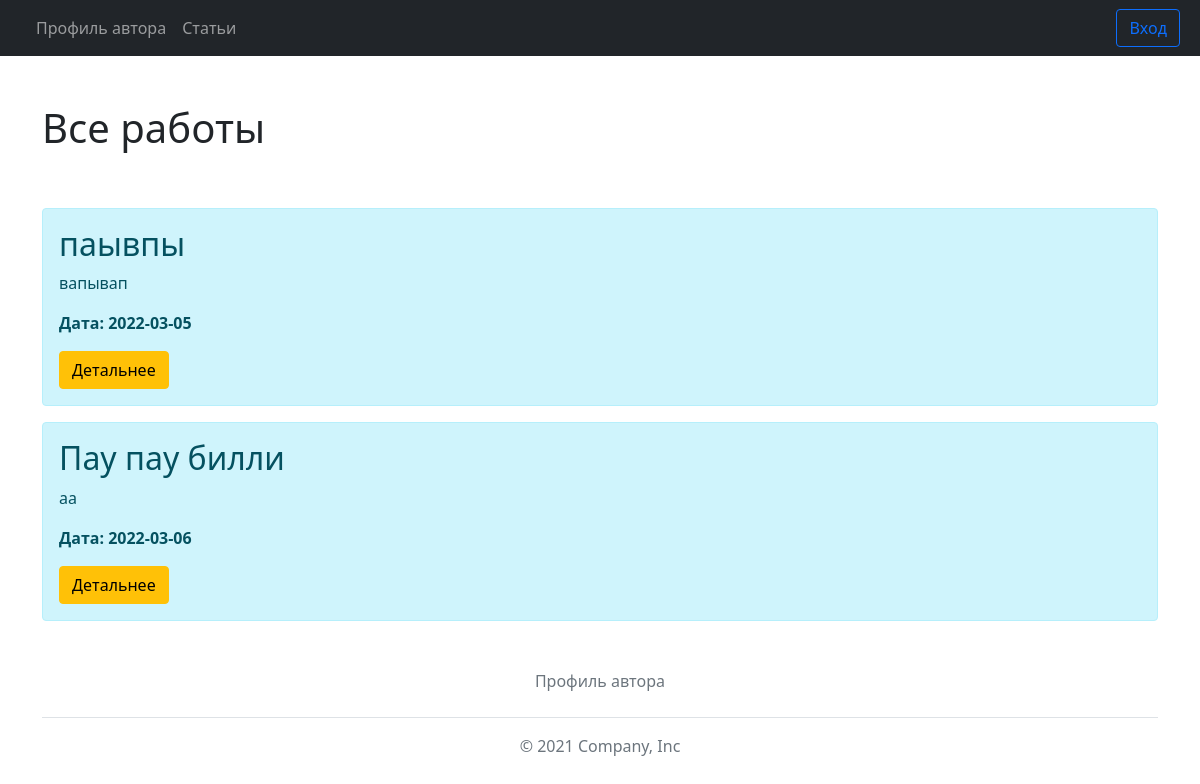
Page /posts on the earlier database version.
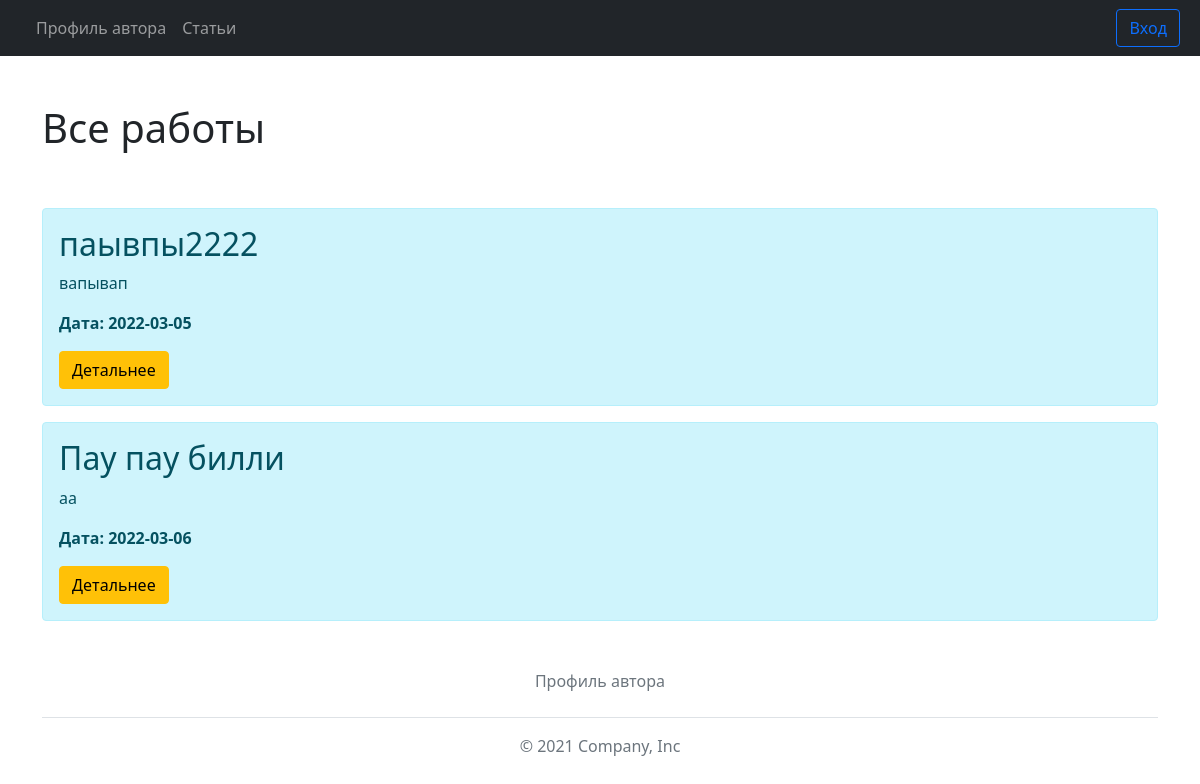
Same page on the later database version.
### data/article.py (models this page shows)
class Article(SqlAlchemyBase):
    __tablename__ = 'articles'
    id = sqlalchemy.Column(sqlalchemy.Integer, primary_key=True)
    title = sqlalchemy.Column(sqlalchemy.String(50), nullable=False)
    intro = sqlalchemy.Column(sqlalchemy.String(200), nullable=False)
    text = sqlalchemy.Column(sqlalchemy.Text, nullable=False)
    date = sqlalchemy.Column(sqlalchemy.DateTime, default=datetime.datetime.now())

### app.py (the view)
@app.route('/posts')
def posts():
    article = Article()
    articles = db_sess.query(Article).all()
    print(articles)
    return render_template("posts.html", articles=articles, check_admin=check_admin())

### app.py (called while the page is built)
def check_admin():
    id = current_user.get_id()
    check = db_sess.query(Admin).filter(Admin.user_id == id).first()
    if check != None:
        return True
    else:
        return False

@app.after_request
def redirect_to_signin(response):
    if response.status_code == 404:
        return redirect(url_for('login_page') + "?next" + request.url)
    return response

@app.context_processor
def any_data_processor():
    if current_user.is_authenticated:
        id = current_user.get_id()
        user = db_sess.query(User).filter(User.id == id).first()
        name = user.name
        return dict(user_aunt=name, check_admin=True)
    else:
        return dict(user_aunt="None")

@app.teardown_appcontext
def shutdown_session(exception=None):
    db_sess.close()

### templates/posts.html (shortened to what this page needs)
{% extends "base.html" %}
{% block body %}
<div class="container mt-5">
<div class="row">
    <div class="col-md-8">
        <h1>Все работы</h1>
    </div>
    <div class="col-md-4 col-md-offset-4">
    </div>
</div>
</div>
<div class="container mt-5">
    {%if articles|length > 0 %}
        {%for el in articles %}
            <div class="alert alert-info">
                <h2>
                    {{ el.title }}
                </h2>
                <p>
                    {{el.intro}}
                </p>
                <p><b>Дата: {{ el.date.date() }}</b></p>
                <a href="/posts/{{ el.id }}" class="btn btn-warning">Детальнее</a>
            </div>
        {% endfor%}
    {%else%}
        <p>У нас еще нет статей на этом сайие</p>`
    {%endif%}
</div>
{% endblock %}

### templates/base.html (shortened to what this page needs)
<!doctype html>
<html lang="ru">
<head>
    <link rel="stylesheet" href="{{ url_for('static', filename='css/main.css') }}"/>
    <link rel="stylesheet" href="https://cdn.jsdelivr.net/npm/bootstrap@5.1.3/dist/css/bootstrap.min.css"
>
</head>
<body>
<nav class="navbar navbar-expand navbar-dark bg-dark" aria-label="Second navbar example">
    <div class="container-fluid">
        <div class="collapse navbar-collapse" id="navbarsExample02">
            <ul class="navbar-nav me-auto">
                <li class="nav-item">
                    <a class="nav-link" href="/profile">Профиль автора</a>
                </li>
                <li class="nav-item">
                    <a class="nav-link" href="/posts">Статьи</a>
                </li>
            </ul>
            <div class="-grid gap-2 d-md-flex justify-content-md-end">
                {% if user_aunt != "None" %}
                <p class="text-white h6 p-3">{{user_aunt}}</p>
                <a href="/logout" type="button" class="btn btn-primary p-3">Выход</a>
                {%else%}
                    <a href="/login" type="button" class="btn btn-outline-primary me-2">Вход</a>
                {% endif%}
            </div>
        </div>
    </div>
</nav>
{% block body%}{% endblock %}
<div class="container">
    <footer class="py-3 my-4">
        <ul class="nav justify-content-center border-bottom pb-3 mb-3">
            <li class="nav-item"><a href="/profile" class="nav-link px-2 text-muted">Профиль автора</a></li>
        </ul>
        <p class="text-center text-muted">© 2021 Company, Inc</p>
    </footer>
</div>
</body>
</html>

Differences in the rows shown:
changed Article "вапывап": title "паывпы" → "паывпы2222"
